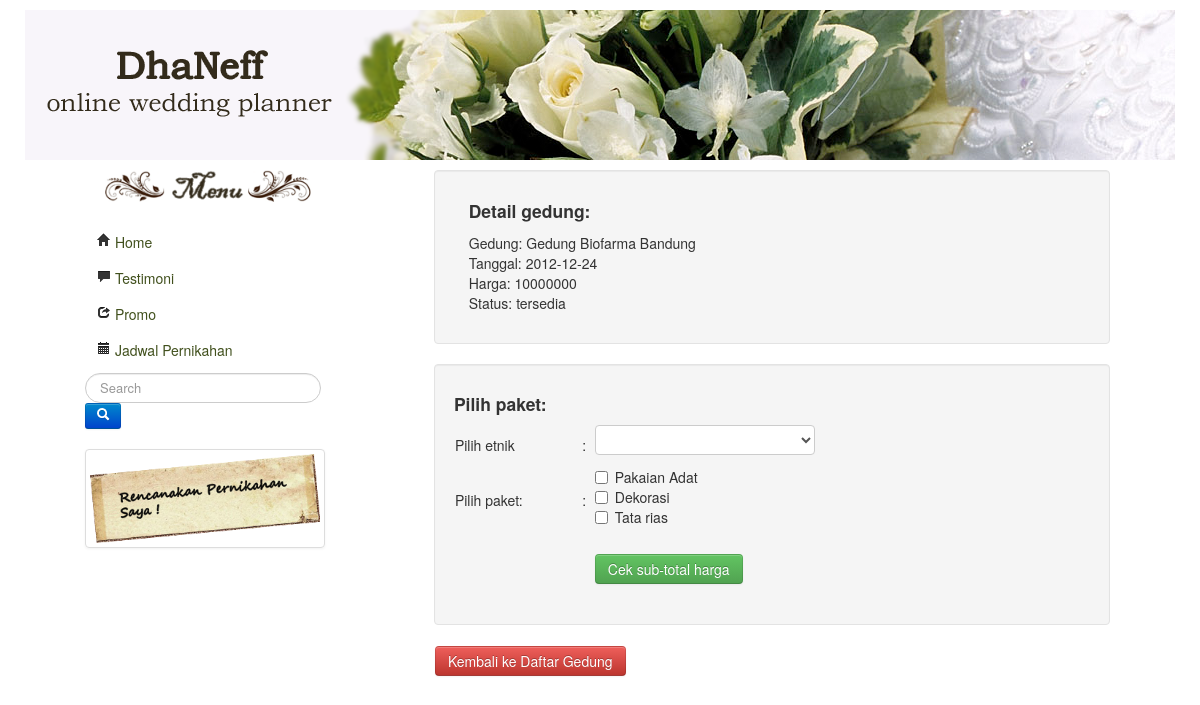
Page /view/view-pilihpaket.php?detail=1 on the committed database.
### tables this page shows
CREATE TABLE IF NOT EXISTS `gedung_detail` (
  `id_detail` int(11) NOT NULL AUTO_INCREMENT,
  `id_gedung` int(11) DEFAULT NULL,
  `tanggal` date DEFAULT NULL,
  `harga` decimal(10,0) DEFAULT NULL,
  `id_status` int(11) DEFAULT NULL,
  `flag` tinyint(1) DEFAULT NULL,
  PRIMARY KEY (`id_detail`)
);

CREATE TABLE IF NOT EXISTS `gedung` (
  `id_gedung` int(11) NOT NULL AUTO_INCREMENT,
  `nama_gedung` varchar(50) DEFAULT NULL,
  `alamat` text,
  `id_kota` int(11) NOT NULL,
  `waktu` varchar(40) DEFAULT NULL,
  `keterangan` varchar(40) DEFAULT NULL,
  `deskripsi_gedung` text,
  `gambar_gedung` varchar(50) DEFAULT NULL,
  `kapasitas` int(4) DEFAULT NULL,
  `flag` tinyint(1) NOT NULL DEFAULT '1',
  PRIMARY KEY (`id_gedung`)
);

CREATE TABLE IF NOT EXISTS `status` (
  `id_status` int(11) NOT NULL AUTO_INCREMENT,
  `status` varchar(40) NOT NULL,
  PRIMARY KEY (`id_status`)
);

### model/model-pesan.php (called while the page is built, shortened)
<?php
class Pesan {
	public $mysqli;
	public $data;
	public function __construct($host,$username,$password,$db_name){
		$this->mysqli = new mysqli($host, $username, $password, $db_name);
	}
	public function detailpesan($id_detail){
		$query="SELECT g.nama_gedung, d.tanggal, d.harga, s.status
				FROM gedung_detail d
				JOIN gedung g ON g.id_gedung=d.id_gedung
				JOIN status s ON s.id_status=d.id_status
				WHERE d.id_detail='$id_detail'";
		$result= $this->mysqli->query($query) or die(mysqli_connect_errno()."salah");
		if($result){
			while($rows=$result->fetch_assoc()){
				$this->data[]=$rows;
			}
			return $this->data;
		}
	}
	public function etnik(){
		$query="SELECT * FROM etnik";
		$result= $this->mysqli->query($query) or die(mysqli_connect_errno()."salah");
		if($result){
			while($rows=$result->fetch_assoc()){
				$this->data[]=$rows;
			}
			return $this->data;
		}
	}
}

### view/view-pilihpaket.php (the view, shortened to what this page needs)
<?php
include_once ('header.php');
echo "<div class='span8 offset1'>";
$obj=new Pesan("localhost","root","","wedding");
	if(isset($_REQUEST['detail'])){
		$obj->detailpesan($_REQUEST['detail']);
		$id_detail=$_REQUEST['detail'];
		foreach($obj->data as $val){
			extract($val);
	?>
<html>
	<body>
			<div class="well">
				<table width="100%"><tr>
				<td width="2%"></td>
				<td width="90%"><h4>Detail gedung: </h4></td>
				</tr>
				<tr>
				<td></td>
				<td><p>
					Gedung: <?php echo $nama_gedung; ?></br>
					Tanggal: <?php echo $tanggal; ?></br>
					Harga: <?php echo $harga; ?></br>
					Status: <?php echo $status; ?></br>
				</p>
				</tr>
				</table>
			</div>
			<?php }
			?>
			<div class="well">
			 <h4>Pilih paket: </h4>
				<form method="post" action="view-subtotal.php?sub=<?php echo $id_detail; }?>">
					<table width="100%" border="0"><tr>
						<td width="20%">Pilih etnik </td>
						<td width="2%">:
						<td width="79%">
						<select name='etnik'>
							<?php $obj->etnik();
								foreach($obj->data as $etnik){
								?>
								<option name= 'id_etnik' id= 'id_etnik' value="<?php echo $etnik['id_etnik'] ?>"><?php echo $etnik['etnik'] ?></option>
							<?php  }
							?>
						</select>
						</td>
					  </tr>
					  <tr>
						<td>Pilih paket: </td>
						<td>:
						<td>
							<label class="checkbox" name="id_paket">
								<input type='checkbox' name='id_paket[]' value='1'> Pakaian Adat<br>
								<input type='checkbox' name='id_paket[]' value='2'> Dekorasi<br>
								<input type='checkbox' name='id_paket[]' value='3'> Tata rias<br>
							</label>
						</td>
					  </tr>
						<td></td>
						<td></td>
						<td><br><a class="btn btn-success" name= "submit" id="submit">Cek sub-total harga</a></td>
					</table>
				</form>
			</div>
<table width="100%" border="0"><tr>
<td><a class="btn btn-danger" href="view-gedung.php">Kembali ke Daftar Gedung</a></td>
</tr></table>
</div>
		</body>
	</html>

### rows in the picture
gedung_detail: id_gedung.nama_gedung "Gedung Biofarma Bandung", tanggal "2012-12-24", harga "10000000", id_status.status "tersedia"
